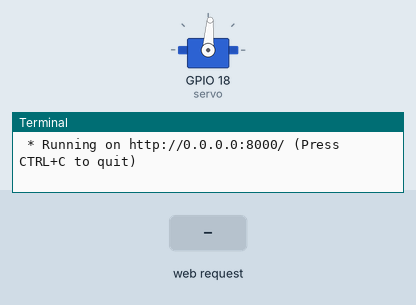
The program below on a simulated Raspberry Pi (BCM pin numbers). On the bench: servo, the last lines printed to the terminal. The inputs (shaded band) are chosen by the test bench. Servo angles are drawn from the pulse width (0.5 ms = 0°, 2.5 ms = 180°); the clock reads 2024-03-15 10:24:30 at power-on unless the program sets it.

Above: at 1.2 s.
1.3 s: HTTP request for /move received with the fields angle=50
At 2.1 s:
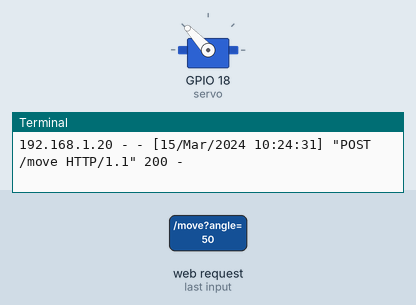
2.8 s: HTTP request for /move received with the fields angle=90
At 3.3 s:
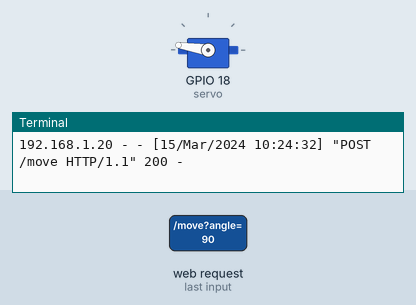
4.3 s: HTTP request for /move received with the fields angle=0
At 5.6 s:
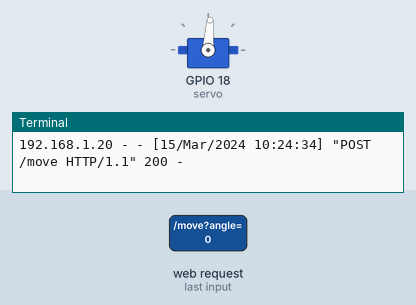
Timing chart, 0 to 7.3 s (numbered marks = the images above; inputs shaded):
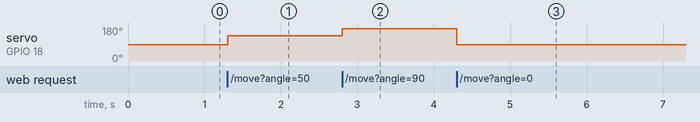

The program:

041_webServo_key.py
```python
from flask import Flask, render_template_string, request
from gpiozero import AngularServo
from gpiozero.pins.pigpio import PiGPIOFactory
import os
import sys

# --- 初期設定 (前回と同じ) ---
try:
    factory = PiGPIOFactory()
    servo = AngularServo(18, min_pulse_width=0.0005, max_pulse_width=0.0024, pin_factory=factory)
except Exception as e:
    print("エラー: 'sudo pigpiod' を実行してデーモンを起動してください。")
    sys.exit(1)

app = Flask(__name__)

# --- HTML/JS (ここがパワーアップ！) ---
HTML_TEMPLATE = """
<!DOCTYPE html>
<html>
<head>
<title>Keyboard Servo Control</title>
<meta name="viewport" content="width=device-width, initial-scale=1">
<style>
    body { font-family: sans-serif; text-align: center; margin-top: 50px; background: #222; color: white; }
    .container { width: 90%; max-width: 600px; margin: auto; background: #333; padding: 20px; border-radius: 10px; box-shadow: 0 4px 15px rgba(0,0,0,0.5); }
    input[type=range] { width: 100%; height: 30px; cursor: pointer; accent-color: #ff0055; }
    #val { font-size: 2.5em; color: #ff0055; font-weight: bold; }
    .instructions { margin-top: 20px; padding: 10px; background: #444; border-radius: 5px; font-size: 0.9em; text-align: left; }
    .key { display: inline-block; padding: 3px 8px; background: #666; border-radius: 4px; border-bottom: 2px solid #444; margin: 0 2px; font-family: monospace; }
</style>
</head>
<body>
    <div class="container">
        <h1>Keyboard Control</h1>
        <p>Angle: <span id="val">{{ angle }}</span>&deg;</p>

         <input type="range" min="-90" max="90" value="{{ angle }}" id="slider"
             oninput="handleInput(this.value)"
             onchange="send(this.value)">

        <!-- 追加: 左右ボタン -->
        <div style="margin-top:16px; display:flex; justify-content:center; gap:12px;">
            <button id="btnLeft" onclick="send(currentAngle - step)" style="padding:10px 18px; font-size:1em;">◀ Left</button>
            <button id="btnRight" onclick="send(currentAngle + step)" style="padding:10px 18px; font-size:1em;">Right ▶</button>
        </div>

        <div class="instructions">
            <p><b>キーボード操作:</b></p>
            <p><span class="key">→</span> or <span class="key">D</span> : 右へ回転 (+5°)</p>
            <p><span class="key">←</span> or <span class="key">A</span> : 左へ回転 (-5°)</p>
            <p><span class="key">Space</span> : 中央 (0°) にリセット</p>
        </div>

        <p style="font-size:small; color:gray; margin-top:20px;">IP: {{ ip }}</p>
    </div>

    <script>
        let currentAngle = {{ angle }};
        const step = 25; // 1回押すごとに動く角度

        // 値を表示だけ更新する関数
        function updateDisplay(val) {
            document.getElementById('val').innerText = val;
            currentAngle = parseInt(val);
        }

        // oninput 時にサーボを動かすためのデバウンスハンドラ
        let sendTimer = null;
        const SEND_DELAY = 50; // ms
        function handleInput(val) {
            // 表示は即時更新
            updateDisplay(val);
            // 送信は短い遅延でデバウンス
            if (sendTimer) clearTimeout(sendTimer);
            sendTimer = setTimeout(() => {
                send(val);
                sendTimer = null;
            }, SEND_DELAY);
        }

        // サーバーに送信する関数
        function send(angle) {
            // 範囲チェック (-90 〜 90)
            if (angle > 90) angle = 90;
            if (angle < -90) angle = -90;

            // スライダーと表示を同期
            document.getElementById('slider').value = angle;
            document.getElementById('val').innerText = angle;
            currentAngle = parseInt(angle);

            // 送信
            fetch('/move', {
                method: 'POST',
                headers: {'Content-Type': 'application/x-www-form-urlencoded'},
                body: 'angle=' + angle
            }).catch(err => console.error('Error:', err));
        }

        // ★ここがキーボード監視の主役★
        document.addEventListener('keydown', function(event) {
            // 矢印右 or Dキー
            if (event.key === "ArrowRight" || event.key === "d" || event.key === "D") {
                send(currentAngle + step);
            }
            // 矢印左 or Aキー
            else if (event.key === "ArrowLeft" || event.key === "a" || event.key === "A") {
                send(currentAngle - step);
            }
            // スペースキー
            else if (event.key === " ") {
                event.preventDefault(); // 画面スクロール防止
                send(0);
            }
        });
    </script>
</body>
</html>
"""

@app.route('/')
def index():
    try:
        ip = os.popen('hostname -I').read().split()[0]
    except:
        ip = "unknown"
    return render_template_string(HTML_TEMPLATE, angle=int(servo.angle), ip=ip)

@app.route('/move', methods=['POST'])
def move():
    try:
        angle = float(request.form.get('angle'))
        servo.angle = angle
        return "OK"
    except:
        return "Error", 500

if __name__ == '__main__':
    app.run(host='0.0.0.0', port=8000, debug=False)
```

Measured:
- after the input at 1.3 s, servo on GPIO 18 (servo): 86° → 133° at once
- after the input at 2.8 s, servo on GPIO 18 (servo): 133° → 171° at once
- after the input at 4.3 s, servo on GPIO 18 (servo): 171° → 86° at once
